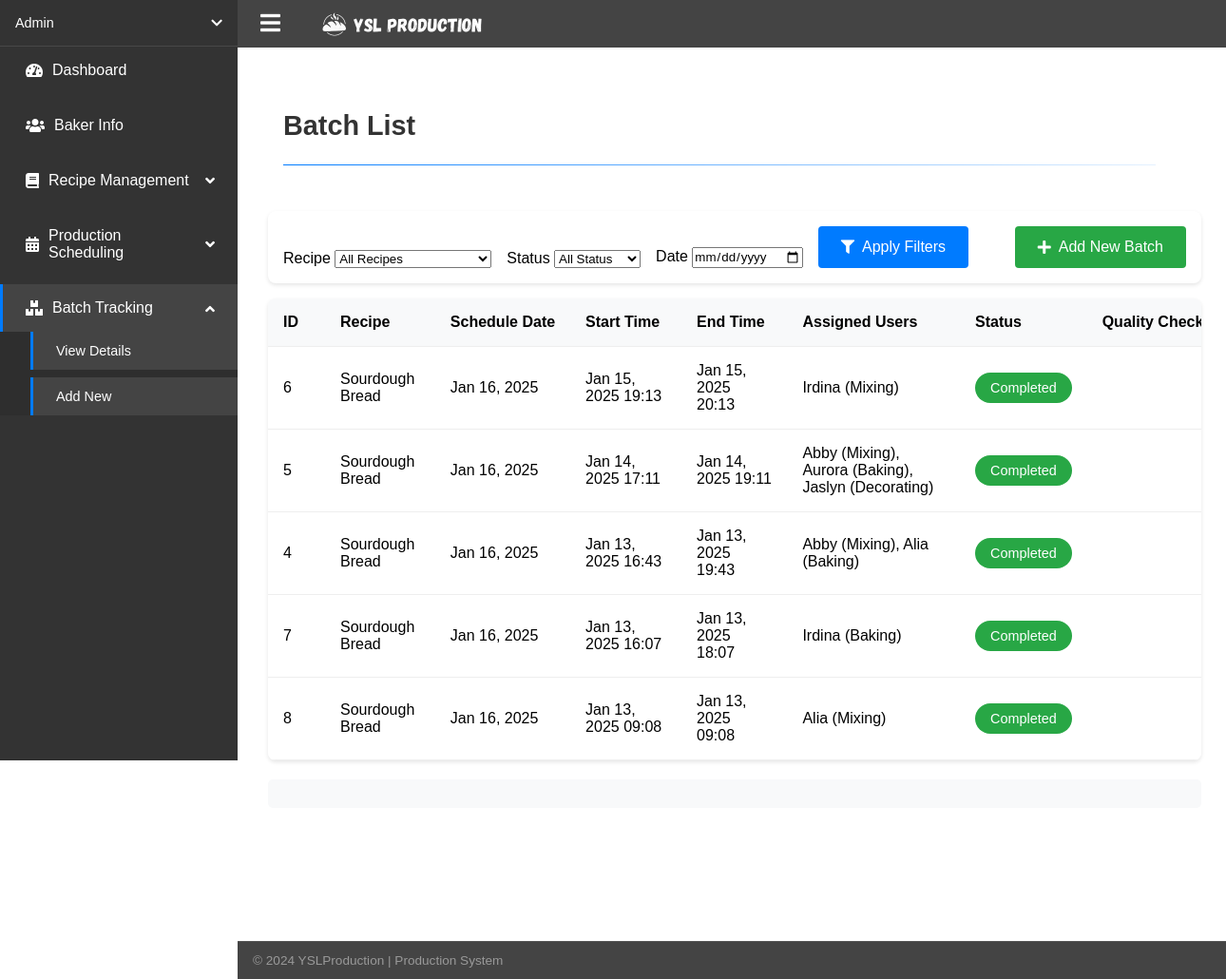
The app's page /view_batches.php (signed in) with its own data.
### tables this page shows
CREATE TABLE `tbl_batches` (
  `batch_id` int(6) NOT NULL,
  `recipe_id` int(6) NOT NULL,
  `schedule_id` int(6) NOT NULL,
  `batch_startTime` datetime NOT NULL DEFAULT current_timestamp(),
  `batch_endTime` datetime NOT NULL,
  `batch_status` enum('Pending','In Progress','Completed','') NOT NULL DEFAULT 'Pending',
  `batch_remarks` text NOT NULL,
  `quality_check` varchar(255) NOT NULL DEFAULT ''
);

CREATE TABLE `tbl_recipe` (
  `recipe_id` int(6) NOT NULL,
  `recipe_name` varchar(100) NOT NULL,
  `recipe_category` varchar(100) NOT NULL,
  `recipe_batchSize` int(6) NOT NULL,
  `recipe_unitOfMeasure` varchar(50) NOT NULL,
  `recipe_instructions` text NOT NULL,
  `recipe_dateCreated` timestamp NOT NULL DEFAULT current_timestamp(),
  `recipe_dateUpdated` timestamp NOT NULL DEFAULT current_timestamp() ON UPDATE current_timestamp()
);

CREATE TABLE `tbl_schedule` (
  `schedule_id` int(6) NOT NULL,
  `recipe_id` int(6) NOT NULL,
  `schedule_date` date NOT NULL,
  `schedule_quantityToProduce` int(6) NOT NULL,
  `schedule_orderVolumn` int(6) NOT NULL,
  `schedule_status` enum('Pending','In Progress','Completed','') NOT NULL DEFAULT 'Pending',
  `schedule_batchNum` int(3) NOT NULL
);

### view_batches.php (the view, shortened to what this page needs)
<?php
require_once 'config/db_connection.php';
try {
    $date_filter = $_GET['date'] ?? '';
    $sort_by = $_GET['sort'] ?? 'batch_startTime';
    $sort_order = $_GET['order'] ?? 'DESC';
    $query = "SELECT b.*, r.recipe_name, s.schedule_date, s.schedule_batchNum,
              (SELECT COUNT(*) FROM tbl_batches WHERE schedule_id = b.schedule_id) as assigned_batches,
              GROUP_CONCAT(DISTINCT CONCAT(u.user_fullName, ' (', ba.ba_task, ')') SEPARATOR ', ') as assigned_users
              FROM tbl_batches b
              LEFT JOIN tbl_recipe r ON b.recipe_id = r.recipe_id
              LEFT JOIN tbl_schedule s ON b.schedule_id = s.schedule_id
              LEFT JOIN tbl_batch_assignments ba ON b.batch_id = ba.batch_id
              LEFT JOIN tbl_users u ON ba.user_id = u.user_id";
    $params = [];
    $query .= " GROUP BY b.batch_id";
    $valid_sort_columns = ['batch_id', 'recipe_name', 'schedule_date', 'batch_startTime', 'batch_status', 'quality_check'];
    if (in_array($sort_by, $valid_sort_columns)) {
        $query .= " ORDER BY $sort_by $sort_order";
    }
    $stmt = $conn->prepare($query);
    $stmt->execute($params);
    $batches = $stmt->fetchAll(PDO::FETCH_ASSOC);
} catch(PDOException $e) {
    $error_message = "Error: " . $e->getMessage();
}
function getSortUrl($column) {
    $params = $_GET;
    $params['sort'] = $column;
    $params['order'] = ($column === ($_GET['sort'] ?? '') && ($_GET['order'] ?? 'DESC') === 'DESC') ? 'ASC' : 'DESC';
    return '?' . http_build_query($params);
}
function getSortIndicator($column) {
    return '';
}
?>
<!DOCTYPE html>
<html lang="en">
<head>
    <link rel="stylesheet" href="css/style.css">
    <link rel="stylesheet" href="css/dashboard.css">
    <link rel="stylesheet" href="css/batch.css">
    <link rel="stylesheet" href="https://cdnjs.cloudflare.com/ajax/libs/font-awesome/5.15.4/css/all.min.css">
</head>
<body>
    <?php include 'includes/dashboard_navigation.php'; ?>
    <main class="main-content">
        <div class="page-header">
            <h1>Batch List</h1>
            <div class="divider"></div>
        </div>
        <div class="batch-container">
            <div class="filters">
                <form method="GET" class="filter-form">
                    <div class="filter-group">
                        <label for="recipe">Recipe</label>
                        <select name="recipe" id="recipe">
                            <option value="">All Recipes</option>
                        </select>
                    </div>
                    <div class="filter-group">
                        <label for="status">Status</label>
                        <select name="status" id="status">
                            <option value="">All Status</option>
                        </select>
                    </div>
                    <div class="filter-group">
                        <label for="date">Date</label>
                        <input type="date" name="date" id="date" value="<?php echo $date_filter; ?>">
                    </div>
                    <button type="submit" class="filter-btn">
                        <i class="fas fa-filter"></i> Apply Filters
                    </button>
                </form>
                <a href="add_batch.php" class="add-btn">
                    <i class="fas fa-plus"></i> Add New Batch
                </a>
            </div>
            <div class="table-container">
                <table class="batch-table">
                    <thead>
                        <tr>
                            <th>
                                <a href="<?php echo getSortUrl('batch_id'); ?>" class="sort-link">
                                    ID <?php echo getSortIndicator('batch_id'); ?>
                                </a>
                            </th>
                            <th>
                                <a href="<?php echo getSortUrl('recipe_name'); ?>" class="sort-link">
                                    Recipe <?php echo getSortIndicator('recipe_name'); ?>
                                </a>
                            </th>
                            <th>
                                <a href="<?php echo getSortUrl('schedule_date'); ?>" class="sort-link">
                                    Schedule Date <?php echo getSortIndicator('schedule_date'); ?>
                                </a>
                            </th>
                            <th>
                                <a href="<?php echo getSortUrl('batch_startTime'); ?>" class="sort-link">
                                    Start Time <?php echo getSortIndicator('batch_startTime'); ?>
                                </a>
                            </th>
                            <th>End Time</th>
                            <th>Assigned Users</th>
                            <th>
                                <a href="<?php echo getSortUrl('batch_status'); ?>" class="sort-link">
                                    Status <?php echo getSortIndicator('batch_status'); ?>
                                </a>
                            </th>
                            <th>
                                <label for="quality_check">Quality Check</label>
                            </th>
                        </tr>
                    </thead>
                    <tbody>
                        <?php if (empty($batches)): ?>
                            <tr>
                                <td colspan="9" class="no-records">No batches found</td>
                            </tr>
                        <?php else: ?>
                            <?php foreach ($batches as $batch): ?>
                                <tr data-batch-id="<?php echo $batch['batch_id']; ?>">
                                    <td><?php echo $batch['batch_id']; ?></td>
                                    <td><?php echo htmlspecialchars($batch['recipe_name']); ?></td>
                                    <td><?php echo date('M d, Y', strtotime($batch['schedule_date'])); ?></td>
                                    <td><?php echo date('M d, Y H:i', strtotime($batch['batch_startTime'])); ?></td>
                                    <td><?php echo date('M d, Y H:i', strtotime($batch['batch_endTime'])); ?></td>
                                    <td><?php echo htmlspecialchars($batch['assigned_users'] ?? 'No assignments'); ?></td>
                                    <td>
                                        <span class="status-badge <?php echo strtolower(str_replace(' ', '-', $batch['batch_status'])); ?>">
                                            <?php echo $batch['batch_status']; ?>
                                        </span>
                                    </td>
                                    <td>
                                    </td>
                                </tr>
                            <?php endforeach; ?>
                        <?php endif; ?>
                    </tbody>
                </table>
            </div>
            <div class="batch-info">
            </div>
        </div>
    </main>
</body>
</html>

### css/style.css (style rules this page uses)
* { margin: 0; padding: 0; box-sizing: border-box; font-family: Arial, sans-serif; }
body { background: linear-gradient(rgba(0, 0, 0, 0.6), rgba(0, 0, 0, 0.6)), url('../assets/images/banner.png'); background-size: cover; background-position: center; background-attachment: fixed; min-height: 100vh; color: white; display: flex; flex-direction: column; }
main { max-width: 1200px; margin: 8rem auto; text-align: center; padding: 0 1rem; flex: 1; }

### css/dashboard.css (style rules this page uses)
body { display: grid; grid-template-areas: "sidebar topbar" "sidebar main" "sidebar bottombar"; grid-template-columns: 250px 1fr; grid-template-rows: 50px 1fr auto; min-height: 100vh; background-color: white; position: relative; background-image: none; }
.main-content { grid-area: main; padding: 2rem 2rem 0 0; background-color: white; margin-top: 50px; margin-left: 0; width: calc(100% - 0px); transition: width 0.3s ease, margin-left 0.3s ease; padding-left: 0; display: block; }
body:not(.sidebar-collapsed) .main-content { width: calc(100% - 250px); margin-left: 0; }
.page-header { padding: 0 2rem; margin-bottom: 2rem; text-align: left; }
.page-header h1 { font-size: 1.8rem; color: #333; margin: 0; padding-bottom: 1rem; }
.divider { height: 1px; background: linear-gradient(to right, #007bff, rgba(0, 123, 255, 0.1)); margin-top: 0.5rem; width: 100%; align-self: flex-start; }

### css/batch.css (style rules this page uses)
.batch-container { padding: 1rem; width: 100%; box-sizing: content-box; }
.filters { background: white; padding: 1rem; border-radius: 8px; box-shadow: 0 2px 4px rgba(0,0,0,0.1); margin-bottom: 1rem; display: flex; justify-content: space-between; align-items: flex-end; flex-wrap: wrap; gap: 1rem; width: 100%; box-sizing: border-box; }
.filter-form { display: flex; gap: 1rem; flex-wrap: wrap; align-items: flex-end; }
.filter-btn, .reset-btn, .add-btn { padding: 0.8rem 1.5rem; border: none; border-radius: 4px; cursor: pointer; color: white; font-size: 1rem; display: flex; align-items: center; gap: 0.5rem; }
.filter-btn { background: #007bff; }
.add-btn { background: #28a745; text-decoration: none; }
.table-container { background: white; border-radius: 8px; box-shadow: 0 2px 4px rgba(0,0,0,0.1); overflow-x: auto; width: 100%; overflow-x: auto; }
.batch-table { width: 100%; border-collapse: collapse; color: #000; min-width: 1200px; }
.batch-table th, .batch-table td { padding: 1rem; text-align: left; border-bottom: 1px solid #eee; }
.batch-table th { background: #f8f9fa; font-weight: 600; }
.status-badge { padding: 0.5rem 1rem; border-radius: 20px; font-size: 0.9rem; font-weight: 500; display: inline-block; text-align: center; min-width: 100px; }
.status-badge.completed { background-color: #28a745; color: #fff; }
.sort-link { color: #000 !important; text-decoration: none; display: flex; align-items: center; gap: 0.5rem; }
.filter-btn { background: #007bff; color: white; border: none; border-radius: 4px; padding: 0.8rem 1.5rem; cursor: pointer; display: flex; align-items: center; gap: 0.5rem; font-size: 1rem; }
.filter-btn i { font-size: 0.9rem; }
.batch-table th { white-space: nowrap; }
.main-content { margin-left: 250px; padding: 1rem; min-height: calc(100vh - 60px); width: calc(100% - 250px); max-width: none; box-sizing: border-box; }
.batch-table th:first-child, .batch-table td:first-child { width: 60px; }
.batch-table td { color: #000; }
.batch-table td:nth-child(6) { color: #000; }
.filter-group label { color: #000; }
.filter-group select, .filter-group input { color: #000; }
.sort-link { color: #000 !important; }
.status-badge.completed { background: #28a745; color: #fff; }
.batch-table th { color: #000; background: #f8f9fa; }
.filters { background: white; }
.table-container { background: white; }
.batch-table * { color: #000; }
.actions .edit-btn, .actions .delete-btn, .add-btn, .filter-btn { color: white; }
.batch-info { margin: 20px 0; padding: 15px; background-color: #f8f9fa; border-radius: 5px; }

### records on screen
tbl_batches: batch_id "6", recipe.recipe_name "Sourdough Bread", schedule.schedule_date "Jan 16, 2025", batch_startTime "Jan 15, 2025 19:13", batch_endTime "Jan 15, 2025 20:13", assigned_users "Irdina (Mixing)", batch_status "Completed"
tbl_batches: batch_id "5", recipe.recipe_name "Sourdough Bread", schedule.schedule_date "Jan 16, 2025", batch_startTime "Jan 14, 2025 17:11", batch_endTime "Jan 14, 2025 19:11", assigned_users "Abby (Mixing), Aurora (Baking), Jaslyn (Decorating)", batch_status "Completed"
tbl_batches: batch_id "4", recipe.recipe_name "Sourdough Bread", schedule.schedule_date "Jan 16, 2025", batch_startTime "Jan 13, 2025 16:43", batch_endTime "Jan 13, 2025 19:43", assigned_users "Abby (Mixing), Alia (Baking)", batch_status "Completed"
tbl_batches: batch_id "7", recipe.recipe_name "Sourdough Bread", schedule.schedule_date "Jan 16, 2025", batch_startTime "Jan 13, 2025 16:07", batch_endTime "Jan 13, 2025 18:07", assigned_users "Irdina (Baking)", batch_status "Completed"
tbl_batches: batch_id "8", recipe.recipe_name "Sourdough Bread", schedule.schedule_date "Jan 16, 2025", batch_startTime "Jan 13, 2025 09:08", batch_endTime "Jan 13, 2025 09:08", assigned_users "Alia (Mixing)", batch_status "Completed"

### other values on screen
$_SESSION['user_fullName'] "Admin"
